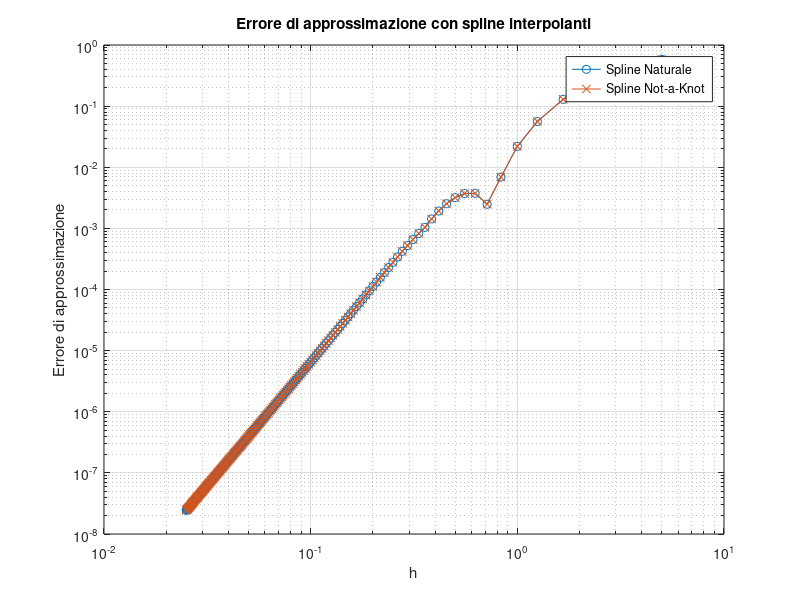

Recreate this plot in MATLAB.
% Definire la funzione di Runge
runge = @(x) 1 ./ (1 + x.^2);

% Intervallo di interpolazione
a = -10;
b = 10;

% Punti di valutazione per la stima dell'errore
x_eval = linspace(a, b, 10001);
f_eval = runge(x_eval);

% Inizializzare i vettori per h e gli errori
n_values = 4:4:800;
h_values = 20 ./ n_values;
error_natural = zeros(size(n_values));
error_not_a_knot = zeros(size(n_values));

for i = 1:length(n_values)
    n = n_values(i);
    
    % Punti di interpolazione
    x_nodes = linspace(a, b, n + 1);
    f_nodes = runge(x_nodes);
    
    % Costruire le spline naturale e not-a-knot
    spline_natural = spline(x_nodes, f_nodes);
    spline_not_a_knot = csapi(x_nodes, f_nodes);
    
    % Valutare le spline sui punti di valutazione
    f_spline_natural = ppval(spline_natural, x_eval);
    f_spline_not_a_knot = fnval(spline_not_a_knot, x_eval);
    
    % Calcolare l'errore massimo
    error_natural(i) = max(abs(f_eval - f_spline_natural));
    error_not_a_knot(i) = max(abs(f_eval - f_spline_not_a_knot));
end

% Grafico in scala log-log
figure;
loglog(h_values, error_natural, '-o', 'DisplayName', 'Spline Naturale');
hold on;
loglog(h_values, error_not_a_knot, '-x', 'DisplayName', 'Spline Not-a-Knot');
hold off;
xlabel('h');
ylabel('Errore di approssimazione');
title('Errore di approssimazione con spline interpolanti');
legend('Location', 'Best');
grid on;

% Osservazione della decrescita dell'errore
